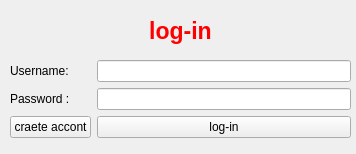
<?xml version="1.0" encoding="UTF-8"?>
<ui version="4.0">
 <class>username</class>
 <widget class="QWidget" name="username">
  <property name="geometry">
   <rect>
    <x>0</x>
    <y>0</y>
    <width>356</width>
    <height>154</height>
   </rect>
  </property>
  <property name="windowTitle">
   <string>log in</string>
  </property>
  <widget class="QWidget" name="formLayoutWidget">
   <property name="geometry">
    <rect>
     <x>10</x>
     <y>60</y>
     <width>341</width>
     <height>91</height>
    </rect>
   </property>
   <layout class="QFormLayout" name="formLayout">
    <item row="0" column="0">
     <widget class="QLabel" name="label">
      <property name="text">
       <string>Username:</string>
      </property>
     </widget>
    </item>
    <item row="0" column="1">
     <widget class="QLineEdit" name="username_2">
      <property name="echoMode">
       <enum>QLineEdit::Normal</enum>
      </property>
      <property name="clearButtonEnabled">
       <bool>true</bool>
      </property>
     </widget>
    </item>
    <item row="1" column="1">
     <widget class="QLineEdit" name="pasword">
      <property name="autoFillBackground">
       <bool>false</bool>
      </property>
      <property name="frame">
       <bool>true</bool>
      </property>
      <property name="echoMode">
       <enum>QLineEdit::Password</enum>
      </property>
      <property name="dragEnabled">
       <bool>false</bool>
      </property>
      <property name="readOnly">
       <bool>false</bool>
      </property>
      <property name="clearButtonEnabled">
       <bool>true</bool>
      </property>
     </widget>
    </item>
    <item row="2" column="1">
     <widget class="QPushButton" name="pushButton">
      <property name="cursor">
       <cursorShape>PointingHandCursor</cursorShape>
      </property>
      <property name="text">
       <string>log-in</string>
      </property>
     </widget>
    </item>
    <item row="1" column="0">
     <widget class="QLabel" name="label_2">
      <property name="text">
       <string>Password :</string>
      </property>
     </widget>
    </item>
    <item row="2" column="0">
     <widget class="QPushButton" name="pushButton_2">
      <property name="text">
       <string>craete accont</string>
      </property>
     </widget>
    </item>
   </layout>
  </widget>
  <widget class="QWidget" name="verticalLayoutWidget">
   <property name="geometry">
    <rect>
     <x>10</x>
     <y>0</y>
     <width>341</width>
     <height>61</height>
    </rect>
   </property>
   <layout class="QVBoxLayout" name="verticalLayout">
    <item>
     <widget class="QLabel" name="label_3">
      <property name="layoutDirection">
       <enum>Qt::LeftToRight</enum>
      </property>
      <property name="styleSheet">
       <string notr="true">QLabel {
    font-size: 17pt;
    font-weight: bold;
    color: #ff0000;
}</string>
      </property>
      <property name="text">
       <string>log-in</string>
      </property>
      <property name="alignment">
       <set>Qt::AlignCenter</set>
      </property>
     </widget>
    </item>
   </layout>
  </widget>
 </widget>
 <resources/>
 <connections/>
</ui>
